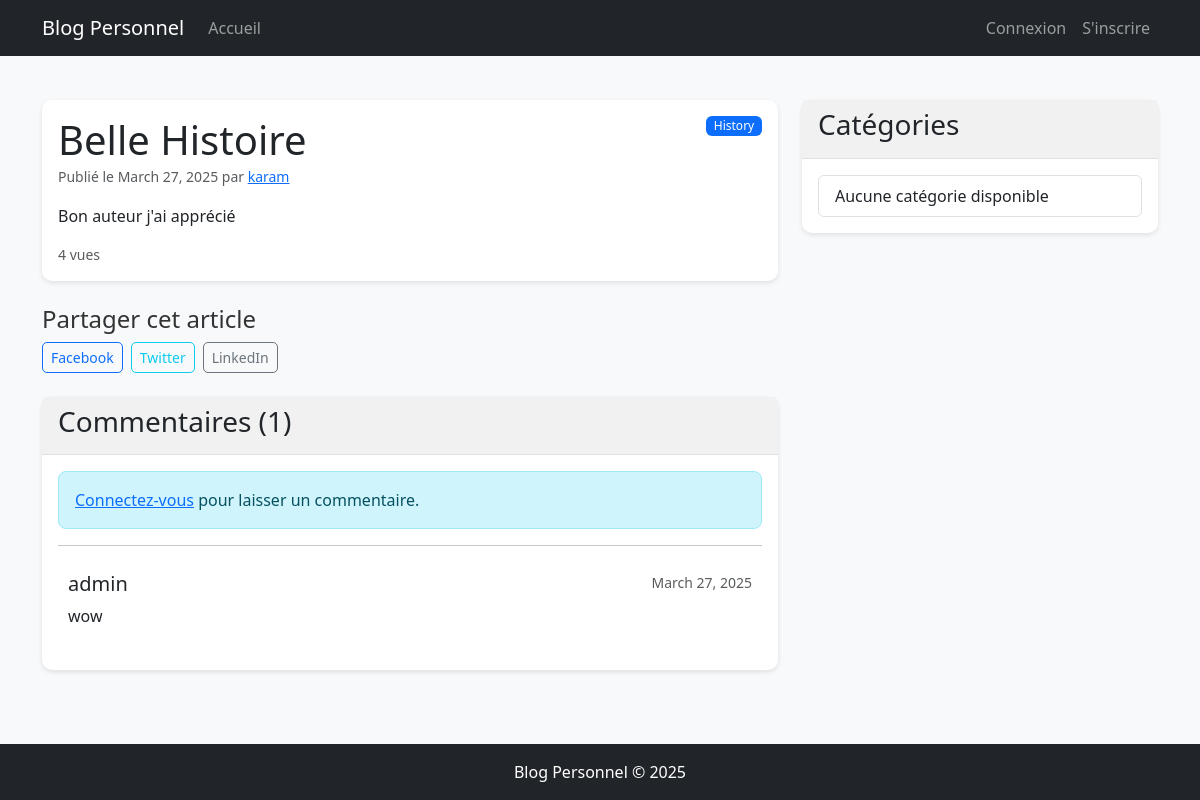
The app's page /post/2/ with its own data.
### blog/models.py (models this page shows, shortened)
class Post(models.Model):
    title = models.CharField(max_length=200)
    content = models.TextField()
    date_posted = models.DateTimeField(default=timezone.now)
    author = models.ForeignKey(User, on_delete=models.CASCADE)
    category = models.ForeignKey(Category, on_delete=models.SET_NULL, null=True, blank=True)
    views = models.IntegerField(default=0)

class Category(models.Model):
    name = models.CharField(max_length=100)

class Comment(models.Model):
    post = models.ForeignKey(Post, on_delete=models.CASCADE, related_name='comments')
    author = models.ForeignKey(User, on_delete=models.CASCADE)
    content = models.TextField()
    date_posted = models.DateTimeField(default=timezone.now)

### blog/views.py (the view)
# urls.py: path('post/<int:pk>/', PostDetailView.as_view(), name='post-detail'),
class PostDetailView(DetailView):
    model = Post
    def get_context_data(self, **kwargs):
        context = super().get_context_data(**kwargs)
        context['comment_form'] = CommentForm()
        post = self.object
        post.views += 1
        post.save()
        return context

### blog/templates/blog/post_detail.html (shortened to what this page needs)
{% extends "blog/base.html" %}
{% block content %}
    <article class="card mb-4">
        <div class="card-body">
            <div class="d-flex justify-content-between align-items-start">
                <h1 class="card-title mb-0">{{ object.title }}</h1>
                {% if object.category %}
                    <span class="badge bg-primary">{{ object.category.name }}</span>
                {% endif %}
            </div>
            <div class="text-muted mb-2">
                <small>
                    Publié le {{ object.date_posted|date:"F d, Y" }} par
                    <a href="{% url 'user-posts' object.author.username %}">{{ object.author }}</a>
                </small>
            </div>
            <p class="card-text">{{ object.content|linebreaks }}</p>
            <div class="mt-3 d-flex justify-content-between">
                <small class="text-muted">{{ object.views }} vues</small>
            </div>
        </div>
    </article>
    <div class="mb-4">
        <h4>Partager cet article</h4>
        <div class="d-flex gap-2">
            <a href="https://www.facebook.com/sharer/sharer.php?u={{ request.build_absolute_uri }}" target="_blank" class="btn btn-sm btn-outline-primary">Facebook</a>
            <a href="https://twitter.com/intent/tweet?url={{ request.build_absolute_uri }}&text={{ object.title }}" target="_blank" class="btn btn-sm btn-outline-info">Twitter</a>
            <a href="https://www.linkedin.com/shareArticle?mini=true&url={{ request.build_absolute_uri }}" target="_blank" class="btn btn-sm btn-outline-secondary">LinkedIn</a>
        </div>
    </div>
    <div class="card mb-4">
        <div class="card-header">
            <h3>Commentaires ({{ object.comments.count }})</h3>
        </div>
        <div class="card-body">
            {% if user.is_authenticated %}
                <form method="POST" action="{% url 'add-comment' object.id %}">
                    {% csrf_token %}
                    <div class="mb-3">
                        {{ comment_form.content }}
                    </div>
                    <button type="submit" class="btn btn-primary">Publier un commentaire</button>
                </form>
            {% else %}
                <div class="alert alert-info">
                    <a href="{% url 'login' %}">Connectez-vous</a> pour laisser un commentaire.
                </div>
            {% endif %}
            <hr>
            {% for comment in object.comments.all %}
                <div class="comment mt-3">
                    <div class="d-flex justify-content-between">
                        <h5>{{ comment.author }}</h5>
                        <small class="text-muted">{{ comment.date_posted|date:"F d, Y" }}</small>
                    </div>
                    <p>{{ comment.content }}</p>
                </div>
            {% empty %}
                <p>Aucun commentaire pour le moment.</p>
            {% endfor %}
        </div>
    </div>
{% endblock content %}

### blog/static/css/main.css (style rules this page uses)
body { background-color: #f8f9fa; color: #333; min-height: 100vh; display: flex; flex-direction: column; }
.card { border-radius: 10px; box-shadow: 0 2px 5px rgba(0, 0, 0, 0.1); border: none; }
.card-header { background-color: #f1f1f1; border-bottom: 1px solid #e0e0e0; }
.badge { font-weight: 500; }
.comment { border-radius: 8px; padding: 10px; }
.alert { border-radius: 8px; }
.btn { border-radius: 5px; }

### records on screen
Post: title "Belle Histoire", category.name "History", date_posted "March 27, 2025", author "karam", content "Bon auteur j'ai apprécié", views "4", comments.count "1"
Comment: author "admin", date_posted "March 27, 2025", content "wow"
